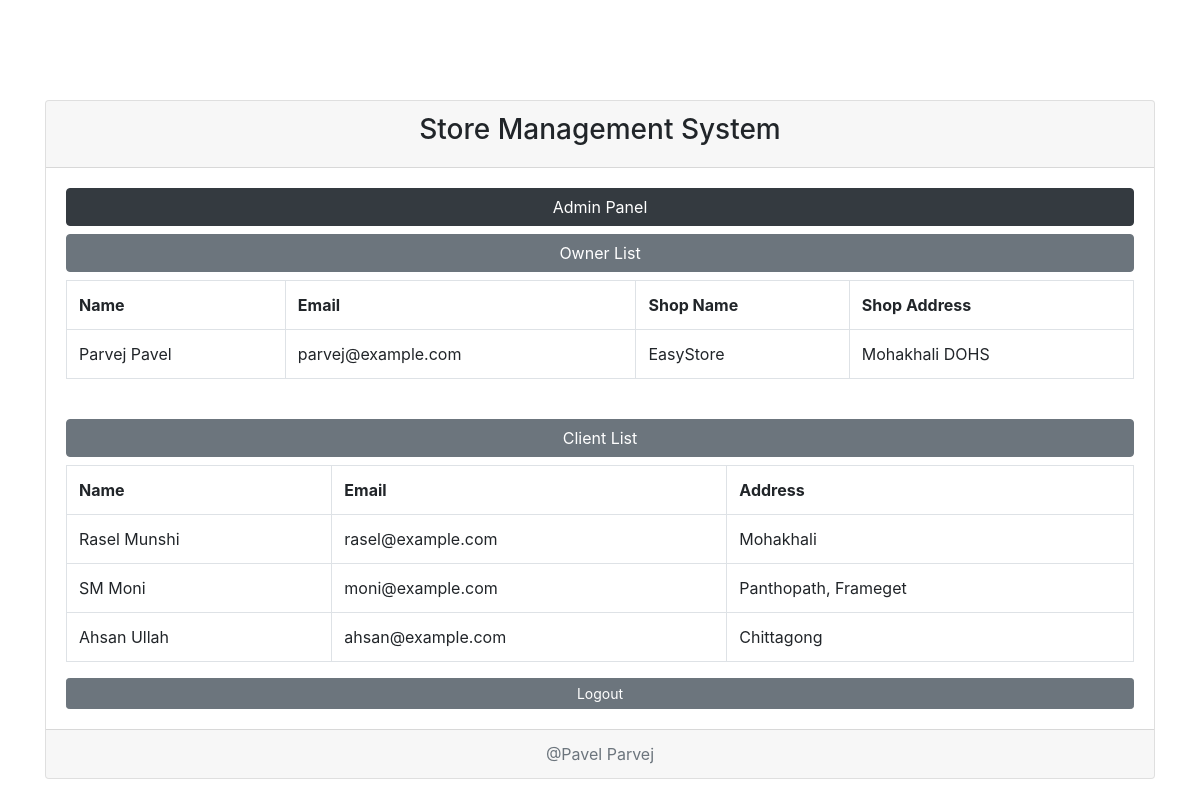
The page /views/admin.php on the database its author committed.
### tables this page shows
CREATE TABLE `users` (
  `id` int(11) NOT NULL,
  `f_name` varchar(255) NOT NULL,
  `l_name` varchar(255) NOT NULL,
  `email` varchar(255) NOT NULL,
  `password` varchar(255) NOT NULL,
  `country` varchar(255) NOT NULL,
  `city` varchar(255) NOT NULL,
  `address` text NOT NULL,
  `code` int(11) NOT NULL,
  `type` int(11) NOT NULL,
  `shop_name` varchar(255) DEFAULT NULL,
  `shop_address` text
);

### class/User.php (called while the page is built, shortened)
<?php
class User
{
    public $conn;
    public function __construct()
    {
        $servername = "localhost";
        $username = "root";
        $password = "";
        $dbName = "db_php_form";
        $conn = new mysqli($servername, $username, $password, $dbName);
        $this->conn = $conn;
    }
    public function getOwner()
    {
        $data = array();
        $sql = "SELECT * FROM users WHERE  type = '1'";
        $result = $this->conn->query($sql);
        if($result){
            while($row = $result->fetch_assoc()) {
                $data[] = $row;
            }
            return $data;
        }
    }
    public function getClient()
    {
        $data = array();
        $sql = "SELECT * FROM users WHERE  type = '2'";
        $result = $this->conn->query($sql);
        if($result){
            while($row = $result->fetch_assoc()) {
                $data[] = $row;
            }
            return $data;
        }
    }
}

### views/admin.php (the view, shortened to what this page needs)
<?php include '../class/User.php'?>
<!doctype html>
<html lang="en">
<head>
    <link rel="stylesheet" href="../Resource/css/bootstrap.css">
</head>
<body>
<?php
$user = new User();
$owners = $user->getOwner();
$clients = $user->getClient();
?>
<div class="container">
    <div class="card">
        <div class="card-header text-center">
            <h3>Store Management System</h3>
        </div>
        <div class="card-body">
            <h4 class="btn btn-block btn-dark text-white text-center">Admin Panel</h4>
            <h5 class="btn btn-block btn-secondary text-white text-center">Owner List</h5>
            <table class="table table-bordered">
                <tr>
                    <th>Name</th>
                    <th>Email</th>
                    <th>Shop Name</th>
                    <th>Shop Address</th>
                </tr>
                <?php foreach($owners as $owner){ ?>
                <tr>
                    <td><?php echo $owner['f_name']." ".$owner['l_name']; ?></td>
                    <td><?php echo $owner['email']; ?></td>
                    <td><?php echo $owner['shop_name']; ?></td>
                    <td><?php echo $owner['shop_address']; ?></td>
                </tr>
                <?php } ?>
            </table>
            <br>
            <h5 class="btn btn-block btn-secondary text-white text-center">Client List</h5>
            <table class="table table-bordered">
                <tr>
                    <th>Name</th>
                    <th>Email</th>
                    <th>Address</th>
                </tr>
                <?php foreach($clients as $client){ ?>
                    <tr>
                        <td><?php echo $client['f_name']." ".$client['l_name']; ?></td>
                        <td><?php echo $client['email']; ?></td>
                        <td><?php echo $client['address']; ?></td>
                    </tr>
                <?php } ?>
            </table>
            <a class="btn btn-block btn-sm btn-secondary" href="../">Logout</a>
        </div>
        <div class="card-footer text-muted text-center">
            @Pavel Parvej
        </div>
    </div>
</div>
</body>
</html>

### views/admin.php (style rules this page uses)
.container { margin-top: 100px; }

### rows shown on the page
users: f_name "Parvej", l_name "Pavel", email "parvej@example.com", shop_name "EasyStore", shop_address "Mohakhali DOHS"
users: f_name "Rasel", l_name "Munshi", email "rasel@example.com", address "Mohakhali"
users: f_name "SM", l_name "Moni", email "moni@example.com", address "Panthopath, Frameget"
users: f_name "Ahsan", l_name "Ullah", email "ahsan@example.com", address "Chittagong"
